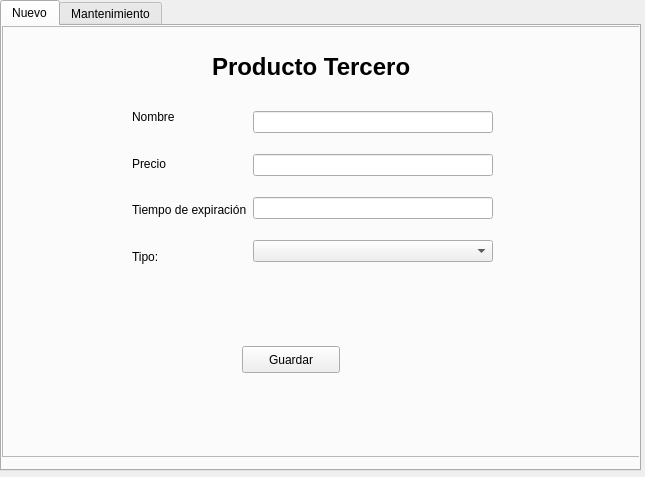
<?xml version="1.0" encoding="UTF-8"?>
<ui version="4.0">
 <class>Form</class>
 <widget class="QWidget" name="Form">
  <property name="geometry">
   <rect>
    <x>0</x>
    <y>0</y>
    <width>645</width>
    <height>477</height>
   </rect>
  </property>
  <property name="windowTitle">
   <string>Form</string>
  </property>
  <widget class="QTabWidget" name="tabWidget">
   <property name="geometry">
    <rect>
     <x>0</x>
     <y>0</y>
     <width>641</width>
     <height>471</height>
    </rect>
   </property>
   <property name="currentIndex">
    <number>0</number>
   </property>
   <widget class="QWidget" name="tb_nuevo">
    <attribute name="title">
     <string>Nuevo</string>
    </attribute>
    <widget class="QFrame" name="frame">
     <property name="geometry">
      <rect>
       <x>0</x>
       <y>0</y>
       <width>641</width>
       <height>431</height>
      </rect>
     </property>
     <property name="frameShape">
      <enum>QFrame::StyledPanel</enum>
     </property>
     <property name="frameShadow">
      <enum>QFrame::Raised</enum>
     </property>
     <widget class="QWidget" name="horizontalLayoutWidget">
      <property name="geometry">
       <rect>
        <x>130</x>
        <y>70</y>
        <width>361</width>
        <height>181</height>
       </rect>
      </property>
      <layout class="QHBoxLayout" name="horizontalLayout">
       <item>
        <layout class="QVBoxLayout" name="verticalLayout_2">
         <item>
          <widget class="QLabel" name="label_2">
           <property name="text">
            <string>Nombre</string>
           </property>
          </widget>
         </item>
         <item>
          <widget class="QLabel" name="label_3">
           <property name="text">
            <string>Precio</string>
           </property>
          </widget>
         </item>
         <item>
          <widget class="QLabel" name="label_4">
           <property name="text">
            <string>Tiempo de expiración</string>
           </property>
          </widget>
         </item>
         <item>
          <widget class="QLabel" name="label_5">
           <property name="text">
            <string>Tipo: </string>
           </property>
          </widget>
         </item>
        </layout>
       </item>
       <item>
        <layout class="QVBoxLayout" name="verticalLayout">
         <item>
          <widget class="QLineEdit" name="txt_nombre"/>
         </item>
         <item>
          <widget class="QLineEdit" name="txt_precio"/>
         </item>
         <item>
          <widget class="QLineEdit" name="txt_expiracion"/>
         </item>
         <item>
          <widget class="QComboBox" name="cbo_tipotercero"/>
         </item>
        </layout>
       </item>
      </layout>
     </widget>
     <widget class="QLabel" name="label">
      <property name="geometry">
       <rect>
        <x>210</x>
        <y>20</y>
        <width>201</width>
        <height>41</height>
       </rect>
      </property>
      <property name="font">
       <font>
        <pointsize>18</pointsize>
        <weight>75</weight>
        <bold>true</bold>
       </font>
      </property>
      <property name="text">
       <string>Producto Tercero</string>
      </property>
     </widget>
     <widget class="QPushButton" name="btn_guardar">
      <property name="geometry">
       <rect>
        <x>240</x>
        <y>320</y>
        <width>98</width>
        <height>27</height>
       </rect>
      </property>
      <property name="text">
       <string>Guardar</string>
      </property>
     </widget>
    </widget>
   </widget>
   <widget class="QWidget" name="tb_mantenimiento">
    <attribute name="title">
     <string>Mantenimiento</string>
    </attribute>
    <widget class="QTableView" name="dg_mantenimiento">
     <property name="geometry">
      <rect>
       <x>10</x>
       <y>130</y>
       <width>621</width>
       <height>301</height>
      </rect>
     </property>
    </widget>
    <widget class="QWidget" name="horizontalLayoutWidget_3">
     <property name="geometry">
      <rect>
       <x>10</x>
       <y>30</y>
       <width>361</width>
       <height>71</height>
      </rect>
     </property>
     <layout class="QHBoxLayout" name="horizontalLayout_3">
      <item>
       <layout class="QVBoxLayout" name="verticalLayout_6">
        <item>
         <widget class="QLabel" name="label_8">
          <property name="text">
           <string> Buscar</string>
          </property>
         </widget>
        </item>
        <item>
         <widget class="QLineEdit" name="txt_buscar"/>
        </item>
       </layout>
      </item>
     </layout>
    </widget>
    <widget class="QWidget" name="verticalLayoutWidget_7">
     <property name="geometry">
      <rect>
       <x>420</x>
       <y>0</y>
       <width>210</width>
       <height>119</height>
      </rect>
     </property>
     <layout class="QVBoxLayout" name="verticalLayout_7">
      <item>
       <widget class="QLabel" name="label_9">
        <property name="text">
         <string>                    Opciones                       </string>
        </property>
       </widget>
      </item>
      <item>
       <widget class="QPushButton" name="btn_ver">
        <property name="text">
         <string>Ver</string>
        </property>
       </widget>
      </item>
      <item>
       <widget class="QPushButton" name="btn_modificar">
        <property name="text">
         <string>Modificar</string>
        </property>
       </widget>
      </item>
      <item>
       <widget class="QPushButton" name="btn_eliminar">
        <property name="text">
         <string>Eliminar</string>
        </property>
       </widget>
      </item>
     </layout>
    </widget>
   </widget>
  </widget>
 </widget>
 <resources/>
 <connections/>
</ui>
